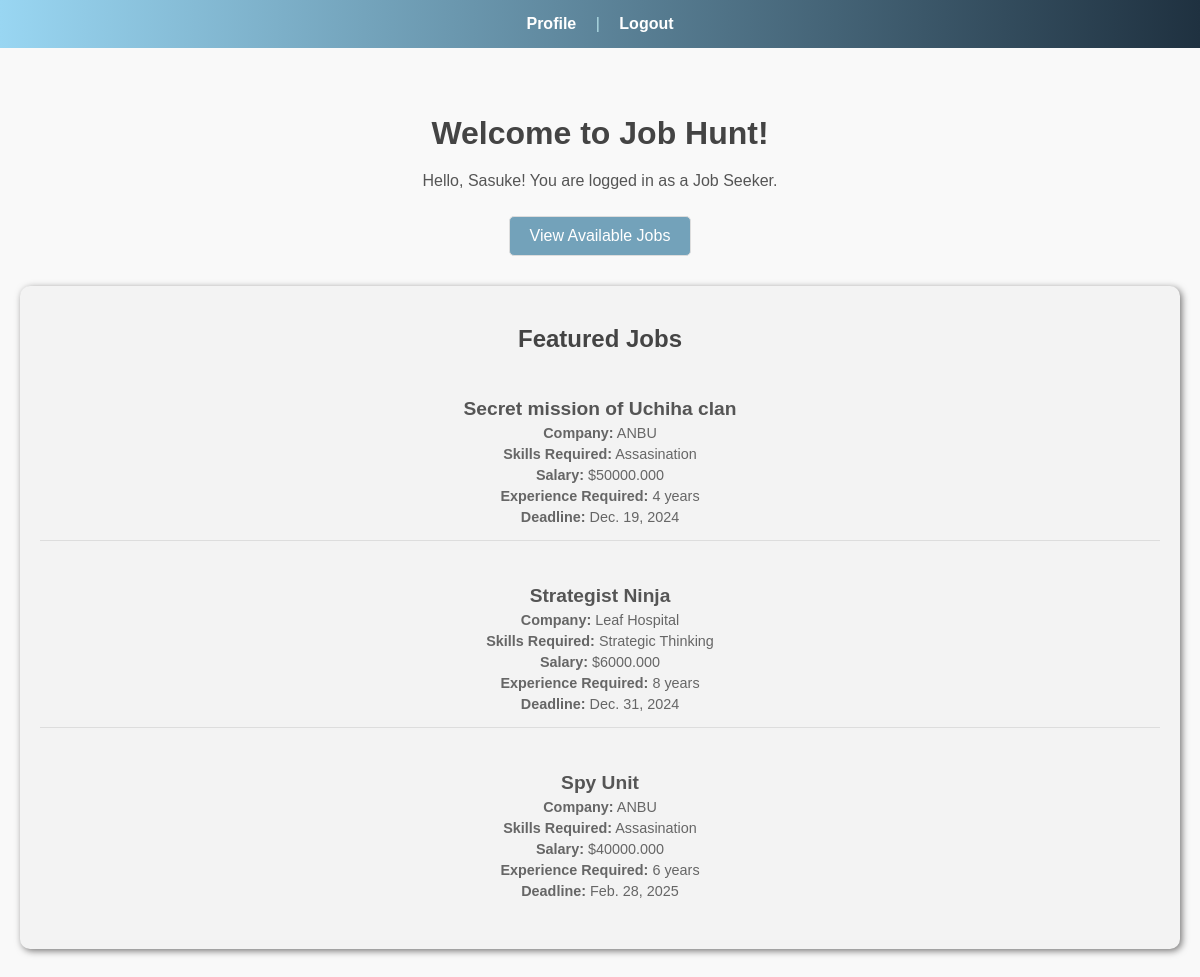
Before: /home/ (signed in) with the older database file.
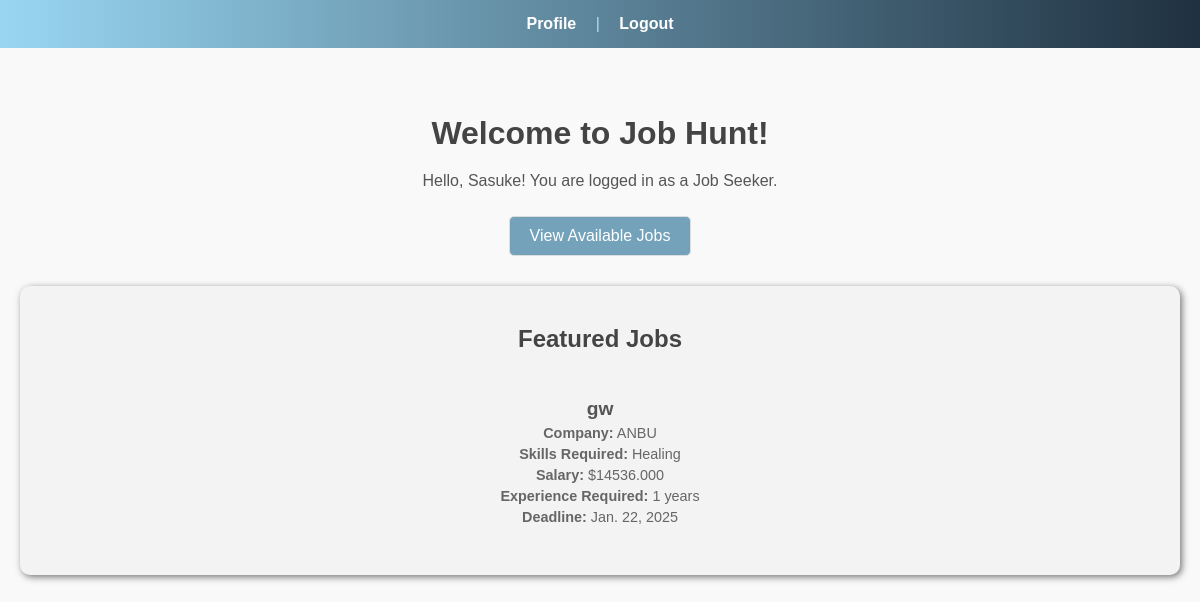
After: the same page with the newer database file.
### jobs/models.py (models this page shows, shortened)
class jobs(models.Model):
    job_id = models.AutoField(primary_key=True)
    c_username = models.ForeignKey(company, on_delete=models.CASCADE, related_name="job_posted")
    req_skill = models.CharField(max_length=50)
    title = models.CharField(max_length=100)
    limit = models.IntegerField()
    salary = models.DecimalField(max_digits=10, decimal_places=3)
    description = models.CharField(max_length=400)
    req_experience = models.IntegerField()
    deadline = models.DateField()

class company(models.Model):
    c_username = models.OneToOneField(user, on_delete=models.CASCADE, primary_key=True, related_name="company")
    company_name = models.CharField(max_length=100)
    company_type = models.CharField(max_length=100)
    establishment_year = models.DateField()

### jobs/views.py (the view, shortened to what this page needs)
# urls.py: path('home/', views.home, name='home'),
def home(request):
    user_instance = user.objects.get(username=request.session['username'])
    all_jobs = jobs.objects.all()
    featured_jobs = sample(list(all_jobs), min(3, len(all_jobs)))
    if hasattr(user_instance, "job_seeker"):
        context = {
            'user': user_instance.job_seeker.first_name,
            'user_type': "Job Seeker",
            'featured_jobs': featured_jobs
        }
        return render(request, 'jobs/homes.html', context)

### jobs/templates/jobs/homes.html (shortened to what this page needs)
<!DOCTYPE html>
<html lang="en">
<head>
    {% load static %}
    <link rel="stylesheet" href="{% static 'jobs/homes.css' %}">
</head>
<body>
    <nav>
        {% if user_type == "Company" %}
        <a href="{% url 'company_dashboard' %}">Profile</a> |
        {% elif user_type == "Job Seeker" %}
        <a href="{% url 'seeker_dashboard' %}">Profile</a> |
        {% endif %}
        <a href="{% url 'user_logout' %}">Logout</a>
    </nav>
    <div class="content">
        <h2>Welcome to Job Hunt!</h2>
        <p>Hello, {{ user }}! You are logged in as a {{ user_type }}.</p>
        {% if user_type == "Job Seeker" %}
            <div class="actions">
                <a href="{% url 'view_jobs' %}" class="btn">View Available Jobs</a>
            </div>
        {% elif user_type == "Company" %}
            <div class="actions">
                <a href="{% url 'view_jobs' %}" class="btn">All Jobs</a>
            </div>
        {% endif %}
        <div class="featured-jobs">
            <h2>Featured Jobs</h2>
            <ul>
                {% for job in featured_jobs %}
                <li>
                    <h3>{{ job.title }}</h3>
                    <p><strong>Company:</strong> {{ job.c_username.company_name }}</p>
                    <p><strong>Skills Required:</strong> {{ job.req_skill }}</p>
                    <p><strong>Salary:</strong> ${{ job.salary }}</p>
                    <p><strong>Experience Required:</strong> {{ job.req_experience }} years</p>
                    <p><strong>Deadline:</strong> {{ job.deadline }}</p>
                </li>
                {% empty %}
                <p>No featured jobs available at the moment.</p>
                {% endfor %}
            </ul>
        </div>
    </div>
</body>
</html>

Changed rows visible on the page:
removed jobs: title "Secret mission of Uchiha clan", c_username.company_name "ANBU", req_skill "Assasination", salary "50000.000", req_experience "4", deadline "Dec. 19, 2024"
removed jobs: title "Strategist Ninja", c_username.company_name "Leaf Hospital", req_skill "Strategic Thinking", salary "6000.000", req_experience "8", deadline "Dec. 31, 2024"
removed jobs: title "Spy Unit", c_username.company_name "ANBU", req_skill "Assasination", salary "40000.000", req_experience "6", deadline "Feb. 28, 2025"
added jobs: title "gw", c_username.company_name "ANBU", req_skill "Healing", salary "14536.000", req_experience "1", deadline "Jan. 22, 2025"
